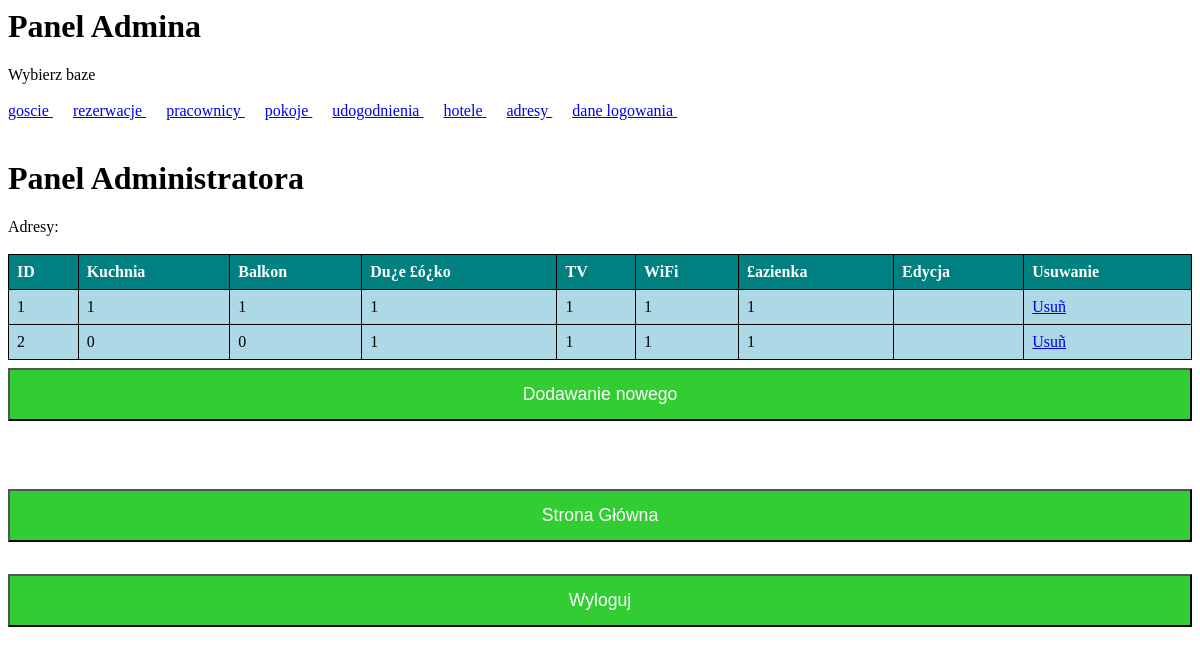
Screenshot of /panel/udogodnienia/index.php (signed in) with the database file from the repository.
### tables this page shows
CREATE TABLE `udogodnienia` (
  `id_udogodnienia` int(11) NOT NULL,
  `kuchnia` tinyint(4) NOT NULL,
  `balkon` tinyint(4) NOT NULL,
  `duze_lozko` tinyint(4) NOT NULL,
  `telewizor` tinyint(4) NOT NULL,
  `wifi` tinyint(4) NOT NULL,
  `lazienka` tinyint(4) NOT NULL
);

### panel/udogodnienia/index.php (the view, shortened to what this page needs)
<html>
 <head>
 </head>
 <body>
 <h1>Panel Administratora</h1>
 <a>Adresy:</a><br /><br />
  <table border="1">
   <tr>
     <th>ID</th><th>Kuchnia</th><th>Balkon</th><th>Du¿e £ó¿ko</th><th>TV</th><th>WiFi</th><th>£azienka</th>
     <th>Edycja</th><th>Usuwanie</th>
   </tr>
<?php
include "polacz.php";
if ($sql =  $baza->prepare("SELECT * FROM udogodnienia ORDER BY id_udogodnienia"))
{
        $sql->execute();
        $sql->bind_result($id, $kuchnia, $balkon, $lozko, $tv, $wifi, $lazienka);
        while ($sql->fetch())
        {
                echo "<tr>
						<td>$id</td>
                        <td>$kuchnia</td>
                        <td>$balkon</td>
						<td>$lozko</td>
                        <td>$tv</td>
                        <td>$wifi</td>
                        <td>$lazienka</td>
                        <td><a href=\"edycja.php?nr=$id\"></a></td>
                        <td><a href=\"usun.php?nr=$id\" onclick=\"javascript:return confirm('Czy na pewno usun¹æ?'); \">Usuñ</a></td>
                   </tr>";
        }
 }
else die( "B³¹d w zapytaniu SQL! SprawdŸ kod SQL w PhpMyAdmin." );
?>
  </table>
		<form action="dodaj.php">
		  <input type="submit" value="Dodawanie nowego">
		</form>
 </body>
</html>

### style.css (style rules this page uses)
table { border-collapse: collapse; width: 100%; border: 1px solid black; }
th, td { text-align: left; padding: 8px; border: 1px solid black; }
td { background-color: lightblue; }
th { background-color: teal; color: white; }
input[type=submit] { width: 100%; background-color: #32CD32; color: white; padding: 14px 20px; margin: 8px 0; font-size: 110%; }

### rows the page displays
udogodnienia: id_udogodnienia "1", kuchnia "1", balkon "1", duze_lozko "1", telewizor "1", wifi "1", lazienka "1"
udogodnienia: id_udogodnienia "2", kuchnia "0", balkon "0", duze_lozko "1", telewizor "1", wifi "1", lazienka "1"
